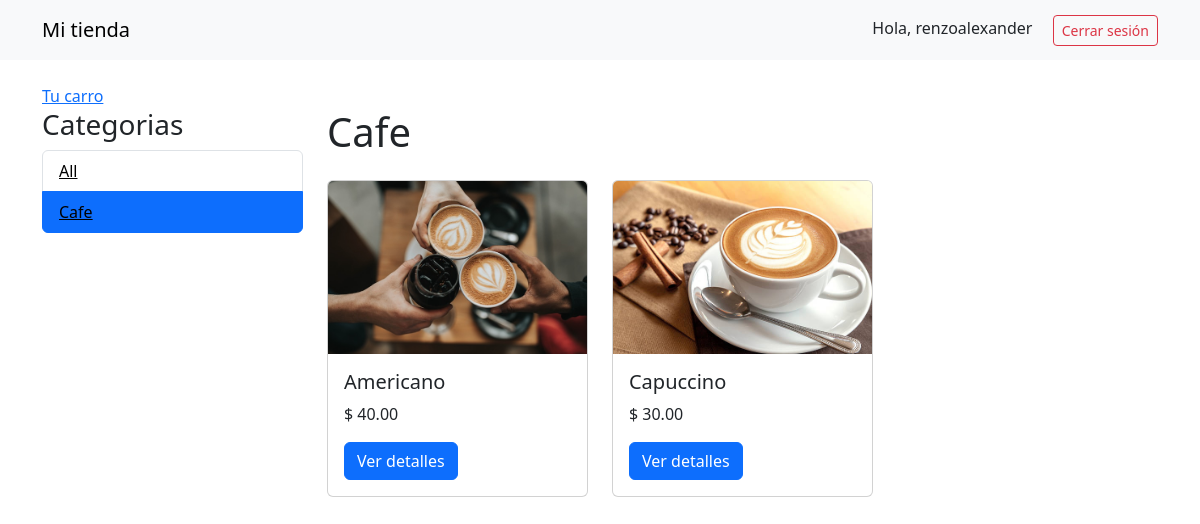
Before: /cafe/ (signed in) with the older database file.
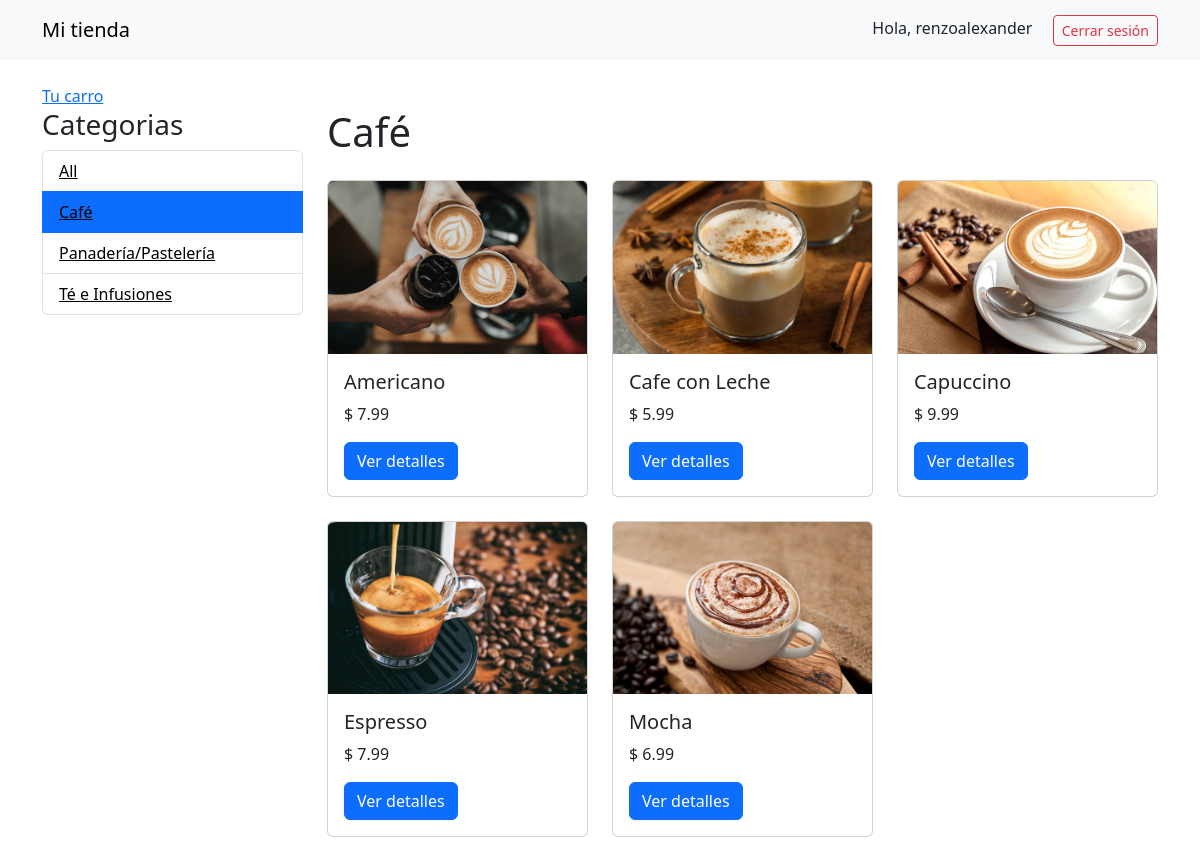
After: the same page with the newer database file.
### mitienda/models.py (models this page shows, shortened)
class Category(models.Model):
    name = models.CharField(max_length=200)
    slug = models.SlugField(max_length=200)
    class Meta:
        ordering = ['name']
        indexes = [
            models.Index(fields=['name'])
        ]
    def get_absolute_url(self):
        return reverse('tienda:product_list_category',
                       args=[self.slug])

class Product(models.Model):
    category = models.ForeignKey(Category,
                                 related_name='products',
                                 on_delete=models.CASCADE)
    name = models.CharField(max_length=200)
    slug = models.SlugField(max_length=200)
    image = models.ImageField(upload_to='products/%Y/%m/%d',
                              blank=True)
    description = models.TextField(blank=True)
    price = models.DecimalField(max_digits=5,
                                decimal_places=2)
    stock = models.PositiveIntegerField(default=0)
    available = models.BooleanField(default=True)
    created = models.DateTimeField(auto_now=True)
    updated = models.DateTimeField(auto_now_add=True)
    class Meta:
        ordering = ['name']
    def get_absolute_url(self):
        return reverse('tienda:product_detail',
                       args=[self.id,self.slug])

### mitienda/views.py (the view)
# urls.py: path('', views.product_list, name='product_list'),
@login_required
def product_list(request, category_slug=None):
    category = None
    categories = Category.objects.all()
    products = Product.objects.filter(available=True)
    if category_slug:
        category = get_object_or_404(Category,
                                     slug=category_slug)
        products = products.filter(category=category)
    return render(request,
                  'tienda/products/list.html',
                  {'category': category,
                   'categories': categories,
                   'products':products})

### mitienda/templates/tienda/products/list.html (shortened to what this page needs)
{% extends "tienda/base.html" %}
{% load static %}
{% block content %}
  <div class="col-md-3">
    <h3>Categorias</h3>
    <ul class="list-group">
      <li class="list-group-item {% if not category %}active{% endif %}">
        <a href="{% url 'tienda:product_list' %}"  style="color: black;">All</a>
      </li>
      {% for c in categories %}
        <li class="list-group-item {% if category.slug == c.slug %}active{% endif %}">
          <a href="{{ c.get_absolute_url }}"  style="color: black;">{{ c.name }}</a>
        </li>
      {% endfor %}
    </ul>
  </div>
  <div class="col-md-9">
    <h1 class="mb-4">{% if category %}{{ category.name }}{% else %}Productos{% endif %}</h1>
    <div class="row">
      {% for product in products %}
        <div class="col-md-4 mb-4">
          <div class="card">
            <img src="{% if product.image %}{{ product.image.url }}{% else %}{% static 'img/no_image.jpg' %}{% endif %}" class="card-img-top" alt="{{ product.name }}">
            <div class="card-body">
              <h5 class="card-title">{{ product.name }}</h5>
              <p class="card-text">$ {{ product.price }}</p>
              <a href="{{ product.get_absolute_url }}" class="btn btn-primary">Ver detalles</a>
            </div>
          </div>
        </div>
      {% endfor %}
    </div>
  </div>
{% endblock %}

### mitienda/templates/tienda/base.html (shortened to what this page needs)
{% load static %}
<!DOCTYPE html>
<html lang="en">
<head>
  <link href="https://cdn.jsdelivr.net/npm/bootstrap@5.3.3/dist/css/bootstrap.min.css" rel="stylesheet">
</head>
<body>
  <nav class="navbar navbar-expand-lg navbar-light bg-light">
    <div class="container d-flex justify-content-between">
      <a class="navbar-brand" href="/">Mi tienda</a>
      <div>
        {% if user.is_authenticated %}
          <span class="me-3">Hola, {{ user.first_name|default:user.username }}</span>
          <form method="post" action="{% url 'logout' %}" style="display:inline;">
            <button class="btn btn-outline-danger btn-sm" type="submit">Cerrar sesión</button>
          </form>
        {% else %}
          <a class="btn btn-outline-primary btn-sm me-2" href="{% url 'login' %}">Iniciar sesión</a>
          <a class="btn btn-primary btn-sm" href="{% url 'register' %}">Registrarse</a>
        {% endif %}
      </div>
    </div>
  </nav>
  <div class="container mt-4">
        <a href="{% url 'cart:cart_detail' %}">
          Tu carro
        </a>
  </div>
  <div class="container">
    <div class="row">
      {% block content %}
      {% endblock %}
    </div>
  </div>
</body>
</html>

### mitienda/templates/tienda/base.html (style rules this page uses)
.navbar { display: flex; justify-content: space-between; padding: 10px; background-color: #eee; }

Changed rows visible on the page:
changed Category: name "Cafe" → "Café"
added Category: name "Panadería/Pastelería"
added Category: name "Té e Infusiones"
changed Product "Americano": price "40.00" → "7.99"
added Product: image (picture), name "Cafe con Leche", price "5.99"
changed Product "Capuccino": price "30.00" → "9.99"
added Product: image (picture), name "Espresso", price "7.99"
added Product: image (picture), name "Mocha", price "6.99"
